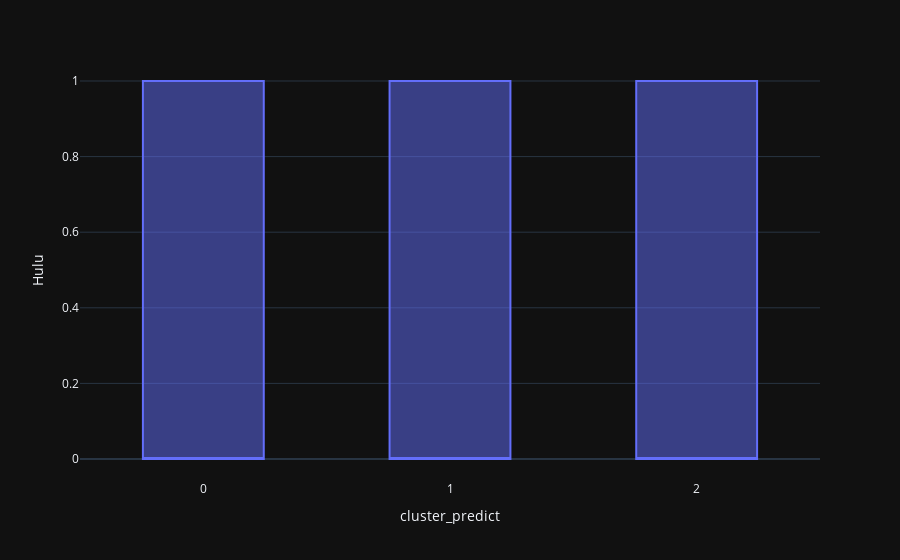

Notebook code cell kept with this figure:
### Code cell
my_boxplot_fct(train_orig_pred, "Hulu")

### Figure 1 — Plotly figure (JSON) as saved in the notebook; plotly's stock layout.template omitted (floating-point values rounded to 4 significant figures; data arrays with more than 128 entries replaced by an {"elided": "..."} marker saying what was removed)
{"data": [{"alignmentgroup": "True", "hovertemplate": "cluster_predict=%{x}<br>Hulu=%{y}<extra></extra>", "legendgroup": "", "marker": {"color": "#636efa"}, "name": "", "notched": false, "offsetgroup": "", "orientation": "v", "showlegend": false, "x": {"elided": "4863 float values"}, "x0": " ", "xaxis": "x", "y": {"elided": "4863 float values"}, "y0": " ", "yaxis": "y", "type": "box"}], "layout": {"xaxis": {"anchor": "y", "domain": [0.0, 1.0], "title": {"text": "cluster_predict"}}, "yaxis": {"anchor": "x", "domain": [0.0, 1.0], "title": {"text": "Hulu"}}, "legend": {"tracegroupgap": 0}, "margin": {"t": 60}, "boxmode": "group"}}
